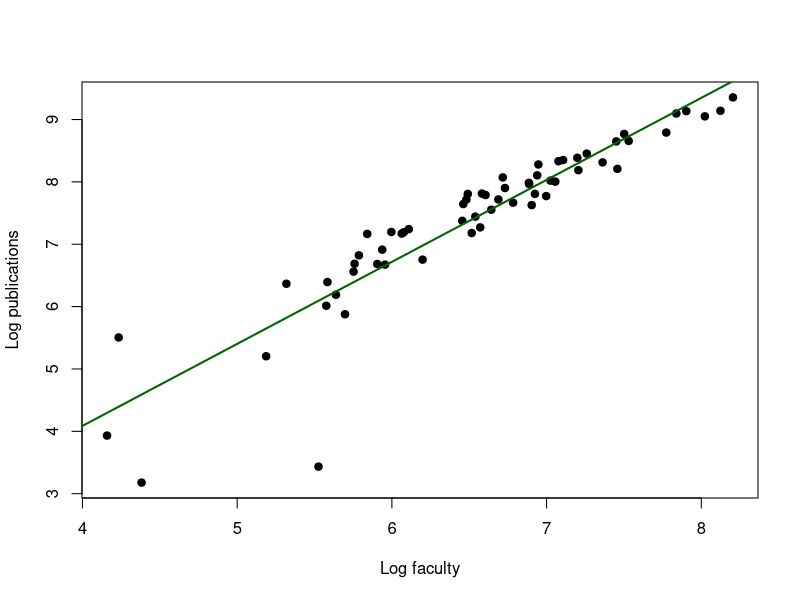

Generate this figure with R:
# Run one section at a time:
# Ctrl+Enter (Windows/Linux) or Cmd+Return (Mac).
# Open the workshop's RStudio project first.

# Basic calculations and vectors
2 + 3

publications <- c(40, 75, 60)
staff <- c(10, 15, 20)

publications / staff
mean(publications)

# These three universities are invented.
toy <- data.frame(
  university = c("A", "B", "C"),
  publications,
  staff
)

toy$papers_per_staff <- toy$publications / toy$staff

toy
subset(toy, staff >= 15)

# Read the prepared university panel.
# No Excel import or data preparation is needed here.
getwd()
file.exists("teaching_panel_2020_2023.csv")

d <- read.csv("teaching_panel_2020_2023.csv")

head(d[c("id", "year", "publications", "faculty")])
str(d[c("id", "year", "publications", "faculty")])

dim(d)
table(d$year)
anyDuplicated(d[c("id", "year")])
summary(d$publications)
sum(is.na(d$publications))

# Plot the 2023 cross section.
cs <- subset(d, year == 2023)

plot(
  log(cs$faculty),
  log(cs$publications),
  xlab = "Log faculty",
  ylab = "Log publications",
  pch = 19
)

mean_fit <- lm(
  log(publications) ~ log(faculty),
  data = cs
)

abline(mean_fit, col = "darkgreen", lwd = 2)
summary(mean_fit)

# The slope measures an association.
# Staffing has not been randomly assigned.

# Save an example table in the same working folder.
write.csv(
  head(d),
  "results_my_first_table.csv",
  row.names = FALSE
)

# Save your script with Ctrl+S / Cmd+S.
# Do not type the printed ">" Console prompt.
# For help, try ?mean or ?lm.
